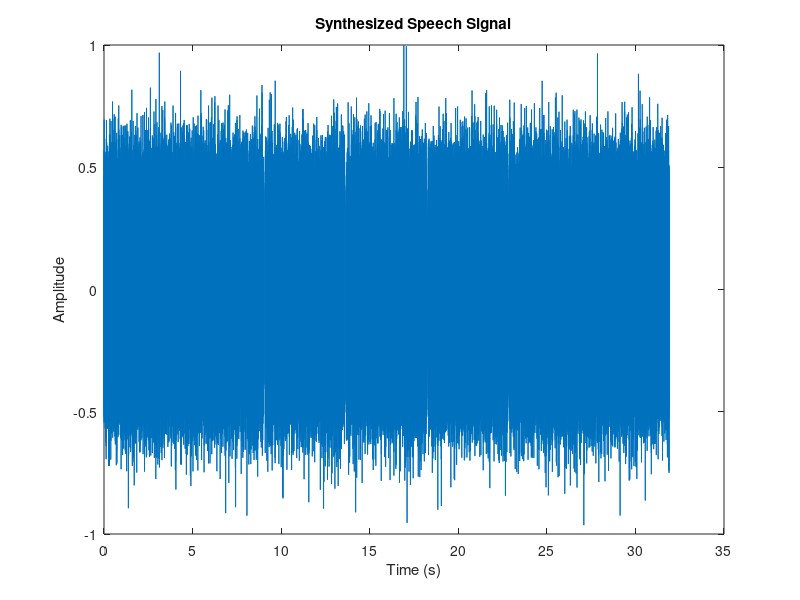

This chart was generated by the following MATLAB code:
clc;
clear all;
close all;
%% Text-to-Speech (TTS) Synthesis Example

% Define text to be synthesized
text = 'Hello, how are you today?';

% Parameters
fs = 22050; % Sampling rate (Hz)
duration = 1.5; % Duration of each speech segment (seconds)

% Initialize empty speech signal
y = [];

% Map characters to speech segments (very basic mapping)
for i = 1:length(text)
    if text(i) == ' '
        % Insert silence for spaces
        segment = zeros(1, round(fs * 0.1)); % 100 ms silence
    else
        % Insert speech segment (random noise for demonstration)
        segment = randn(1, round(fs * duration)); % Random noise (replace with actual synthesis method)
    end
    y = [y, segment];
end

% Normalize speech signal to [-1, 1]
y = y / max(abs(y));

% Play synthesized speech
sound(y, fs);

% Optionally, save synthesized speech as an audio file
% audiowrite('synthesized_speech.wav', y, fs);

% Plot the synthesized speech signal (optional)
t = (0:length(y)-1) / fs;
figure;
plot(t, y);
xlabel('Time (s)');
ylabel('Amplitude');
title('Synthesized Speech Signal');